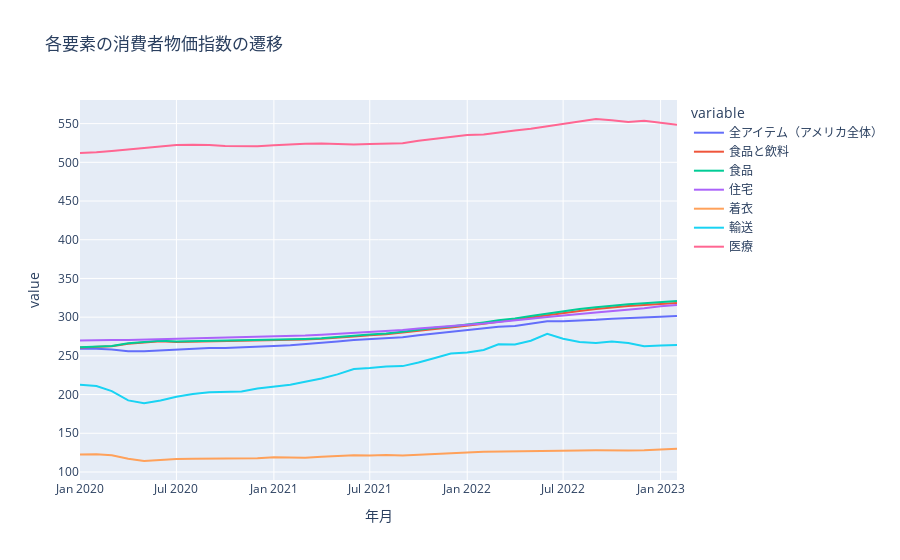

Source (notebook cell):
### Code cell
# 時系列データの可視化
fig = px.line(df, x="年月", y=df.columns[1:], title="各要素の消費者物価指数の遷移")
fig.show()
